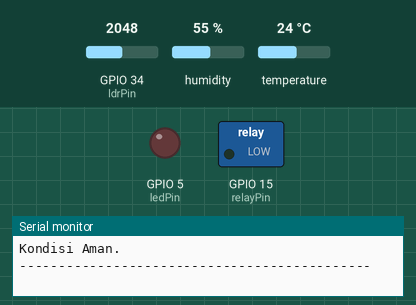
Simulated run of this sketch. Board: ESP32. On the bench: switched loads named in the sketch (green lamp = pin HIGH), output pins drawn as LEDs (lit = HIGH), the last lines printed to the serial monitor. Inputs (shaded band) come from the test bench; at power-on: temperature 24 °C, GPIO 34 (ldrPin) = 2048, humidity 55 %.

Above: at 5.8 s.
5.9 s: temperature set to 33.3 °C
9.6 s: temperature set to 34.5 °C
At 10.9 s:
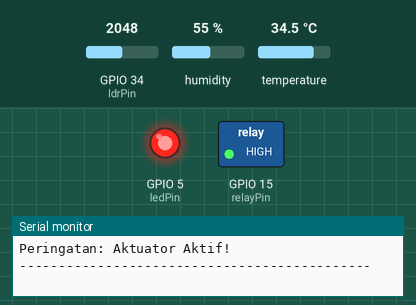
13.3 s: temperature set to 12 °C
At 15.5 s:
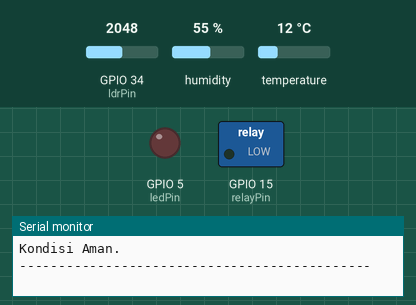
17.0 s: temperature set to 41 °C
At 19.0 s:
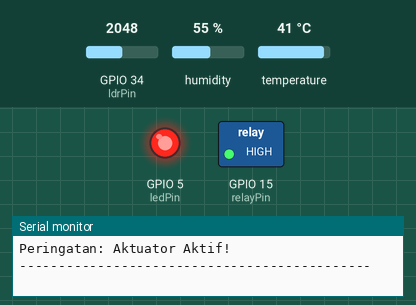
Timing chart, 0 to 20.5 s (numbered marks = the images above; inputs shaded):
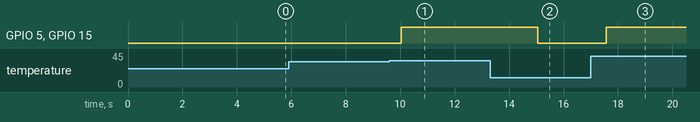

The sketch:

sketch.ino
```cpp
#include <DHT.h>

const int ldrPin = 34;
const int dhtPin = 21;
const int relayPin = 15;
const int ledPin = 5;

#define DHTTYPE DHT22
DHT dht(dhtPin, DHTTYPE);

void setup() {
  Serial.begin(115200);
  dht.begin();

  pinMode(relayPin, OUTPUT);
  pinMode(ledPin, OUTPUT);

  digitalWrite(relayPin, LOW);
  digitalWrite(ledPin, LOW);

  Serial.println("Sistem Smart Warehouse Dimulai...");
}

void loop() {
  delay(2500);

  float suhu = dht.readTemperature();
  float kelembapan = dht.readHumidity();
  int nilaiLDR = analogRead(ldrPin);

  if (isnan(suhu) || isnan(kelembapan)) {
    Serial.println("Gagal membaca dari sensor DHT!");
    return;
  }

  Serial.print("Cahaya (ADC): ");
  Serial.print(nilaiLDR);
  Serial.print(" | Suhu: ");
  Serial.print(suhu);
  Serial.print(" C | Kelembapan: ");
  Serial.print(kelembapan);
  Serial.println(" %");

  if (suhu > 34.0 || nilaiLDR < 300) {
    digitalWrite(relayPin, HIGH);
    digitalWrite(ledPin, HIGH);
    Serial.println("Peringatan: Aktuator Aktif!");
  } else {
    digitalWrite(relayPin, LOW);
    digitalWrite(ledPin, LOW);
    Serial.println("Kondisi Aman.");
  }

  Serial.println("---------------------------------------------");
}
```

Measured:
- the behaviour switches between 34 and 34.1 °C on temperature (found by bisection; images 0 and 1)
- after the input at 9.6 s, GPIO 5 (ledPin), GPIO 15 (relayPin): LOW → HIGH after 0.44 s
- after the input at 13.3 s, GPIO 5 (ledPin), GPIO 15 (relayPin): HIGH → LOW after 1.8 s
- after the input at 17.0 s, GPIO 5 (ledPin), GPIO 15 (relayPin): LOW → HIGH after 0.57 s
